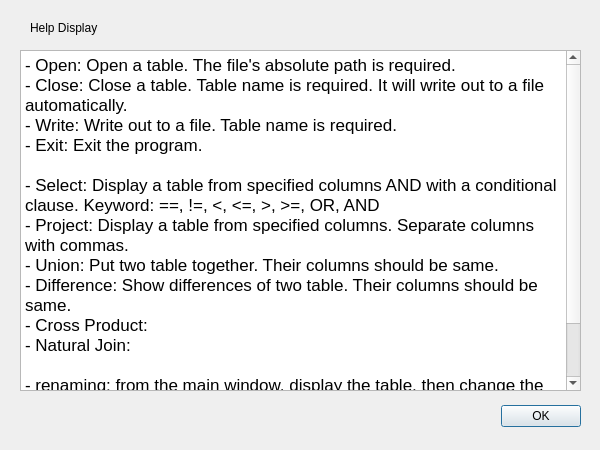
<?xml version="1.0" encoding="UTF-8"?>
<ui version="4.0">
 <class>DisplayHelp</class>
 <widget class="QDialog" name="DisplayHelp">
  <property name="geometry">
   <rect>
    <x>0</x>
    <y>0</y>
    <width>600</width>
    <height>450</height>
   </rect>
  </property>
  <property name="windowTitle">
   <string>Dialog</string>
  </property>
  <widget class="QDialogButtonBox" name="buttonBox">
   <property name="geometry">
    <rect>
     <x>240</x>
     <y>400</y>
     <width>341</width>
     <height>32</height>
    </rect>
   </property>
   <property name="orientation">
    <enum>Qt::Horizontal</enum>
   </property>
   <property name="standardButtons">
    <set>QDialogButtonBox::Ok</set>
   </property>
  </widget>
  <widget class="QLabel" name="label">
   <property name="geometry">
    <rect>
     <x>30</x>
     <y>20</y>
     <width>101</width>
     <height>16</height>
    </rect>
   </property>
   <property name="text">
    <string>Help Display</string>
   </property>
  </widget>
  <widget class="QTextBrowser" name="textBrowser">
   <property name="geometry">
    <rect>
     <x>20</x>
     <y>50</y>
     <width>561</width>
     <height>341</height>
    </rect>
   </property>
   <property name="html">
    <string>&lt;!DOCTYPE HTML PUBLIC &quot;-//W3C//DTD HTML 4.0//EN&quot; &quot;http://www.w3.org/TR/REC-html40/strict.dtd&quot;&gt;
&lt;html&gt;&lt;head&gt;&lt;meta name=&quot;qrichtext&quot; content=&quot;1&quot; /&gt;&lt;style type=&quot;text/css&quot;&gt;
p, li { white-space: pre-wrap; }
&lt;/style&gt;&lt;/head&gt;&lt;body style=&quot; font-family:'.Helvetica Neue DeskInterface'; font-size:13pt; font-weight:400; font-style:normal;&quot;&gt;
&lt;p style=&quot; margin-top:0px; margin-bottom:0px; margin-left:0px; margin-right:0px; -qt-block-indent:0; text-indent:0px;&quot;&gt;- Open: Open a table. The file's absolute path is required.&lt;/p&gt;
&lt;p style=&quot; margin-top:0px; margin-bottom:0px; margin-left:0px; margin-right:0px; -qt-block-indent:0; text-indent:0px;&quot;&gt;- Close: Close a table. Table name is required. It will write out to a file automatically.&lt;/p&gt;
&lt;p style=&quot; margin-top:0px; margin-bottom:0px; margin-left:0px; margin-right:0px; -qt-block-indent:0; text-indent:0px;&quot;&gt;- Write: Write out to a file. Table name is required.&lt;/p&gt;
&lt;p style=&quot; margin-top:0px; margin-bottom:0px; margin-left:0px; margin-right:0px; -qt-block-indent:0; text-indent:0px;&quot;&gt;- Exit: Exit the program.&lt;/p&gt;
&lt;p style=&quot;-qt-paragraph-type:empty; margin-top:0px; margin-bottom:0px; margin-left:0px; margin-right:0px; -qt-block-indent:0; text-indent:0px;&quot;&gt;&lt;br /&gt;&lt;/p&gt;
&lt;p style=&quot; margin-top:0px; margin-bottom:0px; margin-left:0px; margin-right:0px; -qt-block-indent:0; text-indent:0px;&quot;&gt;- Select: Display a table from specified columns AND with a conditional clause. Keyword: ==, !=, &amp;lt;, &amp;lt;=, &amp;gt;, &amp;gt;=, OR, AND&lt;/p&gt;
&lt;p style=&quot; margin-top:0px; margin-bottom:0px; margin-left:0px; margin-right:0px; -qt-block-indent:0; text-indent:0px;&quot;&gt;- Project: Display a table from specified columns. Separate columns with commas.&lt;/p&gt;
&lt;p style=&quot; margin-top:0px; margin-bottom:0px; margin-left:0px; margin-right:0px; -qt-block-indent:0; text-indent:0px;&quot;&gt;- Union: Put two table together. Their columns should be same.&lt;/p&gt;
&lt;p style=&quot; margin-top:0px; margin-bottom:0px; margin-left:0px; margin-right:0px; -qt-block-indent:0; text-indent:0px;&quot;&gt;- Difference: Show differences of two table. Their columns should be same.&lt;/p&gt;
&lt;p style=&quot; margin-top:0px; margin-bottom:0px; margin-left:0px; margin-right:0px; -qt-block-indent:0; text-indent:0px;&quot;&gt;- Cross Product: &lt;/p&gt;
&lt;p style=&quot; margin-top:0px; margin-bottom:0px; margin-left:0px; margin-right:0px; -qt-block-indent:0; text-indent:0px;&quot;&gt;- Natural Join: &lt;/p&gt;
&lt;p style=&quot;-qt-paragraph-type:empty; margin-top:0px; margin-bottom:0px; margin-left:0px; margin-right:0px; -qt-block-indent:0; text-indent:0px;&quot;&gt;&lt;br /&gt;&lt;/p&gt;
&lt;p style=&quot; margin-top:0px; margin-bottom:0px; margin-left:0px; margin-right:0px; -qt-block-indent:0; text-indent:0px;&quot;&gt;- renaming: from the main window, display the table, then change the name on the top and click &amp;quot;rename&amp;quot;&lt;/p&gt;
&lt;p style=&quot; margin-top:0px; margin-bottom:0px; margin-left:0px; margin-right:0px; -qt-block-indent:0; text-indent:0px;&quot;&gt;- updating: buttons &amp;quot;update&amp;quot; will update the list of tables in the dropdown menu (i.e. useful after adding or deleting a table)&lt;/p&gt;&lt;/body&gt;&lt;/html&gt;</string>
   </property>
  </widget>
 </widget>
 <resources/>
 <connections>
  <connection>
   <sender>buttonBox</sender>
   <signal>accepted()</signal>
   <receiver>DisplayHelp</receiver>
   <slot>accept()</slot>
   <hints>
    <hint type="sourcelabel">
     <x>248</x>
     <y>254</y>
    </hint>
    <hint type="destinationlabel">
     <x>157</x>
     <y>274</y>
    </hint>
   </hints>
  </connection>
  <connection>
   <sender>buttonBox</sender>
   <signal>rejected()</signal>
   <receiver>DisplayHelp</receiver>
   <slot>reject()</slot>
   <hints>
    <hint type="sourcelabel">
     <x>316</x>
     <y>260</y>
    </hint>
    <hint type="destinationlabel">
     <x>286</x>
     <y>274</y>
    </hint>
   </hints>
  </connection>
 </connections>
</ui>
